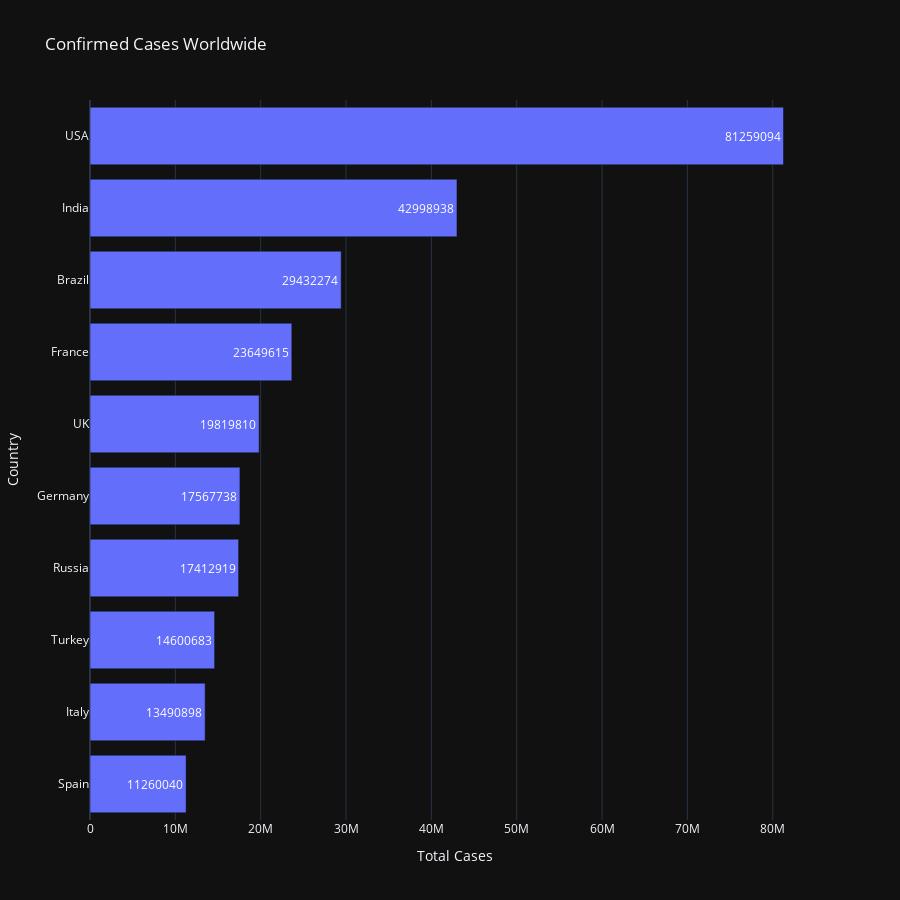

The code cell stored with this chart in its notebook:
### Code cell
Global_ConfirmedCases = Cleaned_Data1[['Country','Total Cases']]
Global_ActiveCases.index = np.arange(1, 227)

fig = px.bar(Global_ConfirmedCases.sort_values('Total Cases',ascending=False)[:10][::-1],x='Total Cases',y='Country',title='Confirmed Cases Worldwide',text='Total Cases', height=900, orientation='h')
fig.show()

### Figure 1 — Plotly figure (JSON) as saved in the notebook; plotly's stock layout.template omitted (floating-point values rounded to 4 significant figures)
{"data": [{"alignmentgroup": "True", "hovertemplate": "Total Cases=%{text}<br>Country=%{y}<extra></extra>", "legendgroup": "", "marker": {"color": "#636efa", "pattern": {"shape": ""}}, "name": "", "offsetgroup": "", "orientation": "h", "showlegend": false, "text": [11260040, 13490898, 14600683, 17412919, 17567738, 19819810, 23649615, 29432274, 42998938, 81259094], "textposition": "auto", "type": "bar", "x": [11260040, 13490898, 14600683, 17412919, 17567738, 19819810, 23649615, 29432274, 42998938, 81259094], "xaxis": "x", "y": ["Spain", "Italy", "Turkey", "Russia", "Germany", "UK", "France", "Brazil", "India", "USA"], "yaxis": "y"}], "layout": {"barmode": "relative", "height": 900, "legend": {"tracegroupgap": 0}, "title": {"text": "Confirmed Cases Worldwide"}, "xaxis": {"anchor": "y", "domain": [0, 1], "title": {"text": "Total Cases"}}, "yaxis": {"anchor": "x", "domain": [0, 1], "title": {"text": "Country"}}}}
